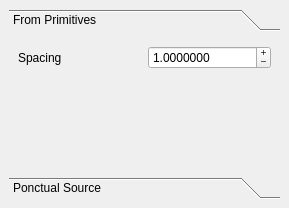
<?xml version="1.0" encoding="UTF-8"?>
<ui version="4.0">
 <class>SampleGeneratorFactory</class>
 <widget class="QDockWidget" name="SampleGeneratorFactory">
  <property name="geometry">
   <rect>
    <x>0</x>
    <y>0</y>
    <width>289</width>
    <height>208</height>
   </rect>
  </property>
  <property name="windowTitle">
   <string>Sample Generators</string>
  </property>
  <widget class="QWidget" name="dockWidgetContents">
   <layout class="QGridLayout" name="gridLayout_2">
    <item row="0" column="0">
     <widget class="QToolBox" name="toolBox">
      <property name="currentIndex">
       <number>0</number>
      </property>
      <widget class="QWidget" name="_generatorPrimitives">
       <property name="geometry">
        <rect>
         <x>0</x>
         <y>0</y>
         <width>271</width>
         <height>95</height>
        </rect>
       </property>
       <attribute name="label">
        <string>From Primitives</string>
       </attribute>
       <attribute name="toolTip">
        <string>Samples are generated by primitive</string>
       </attribute>
       <layout class="QGridLayout" name="gridLayout_3">
        <item row="0" column="0">
         <widget class="QLabel" name="_generatorPrimitivesParamSpacingLabel">
          <property name="text">
           <string>Spacing</string>
          </property>
          <property name="buddy">
           <cstring>_generatorPrimitivesParamSpacing</cstring>
          </property>
         </widget>
        </item>
        <item row="0" column="1">
         <widget class="QDoubleSpinBox" name="_generatorPrimitivesParamSpacing">
          <property name="buttonSymbols">
           <enum>QAbstractSpinBox::PlusMinus</enum>
          </property>
          <property name="decimals">
           <number>7</number>
          </property>
          <property name="minimum">
           <double>0.000001000000000</double>
          </property>
          <property name="maximum">
           <double>999999999.000000000000000</double>
          </property>
          <property name="singleStep">
           <double>1.000000000000000</double>
          </property>
          <property name="value">
           <double>1.000000000000000</double>
          </property>
         </widget>
        </item>
        <item row="1" column="1">
         <spacer name="verticalSpacer">
          <property name="orientation">
           <enum>Qt::Vertical</enum>
          </property>
          <property name="sizeHint" stdset="0">
           <size>
            <width>20</width>
            <height>40</height>
           </size>
          </property>
         </spacer>
        </item>
       </layout>
      </widget>
      <widget class="QWidget" name="_generatorPonctual">
       <property name="geometry">
        <rect>
         <x>0</x>
         <y>0</y>
         <width>271</width>
         <height>95</height>
        </rect>
       </property>
       <attribute name="label">
        <string>Ponctual Source</string>
       </attribute>
       <attribute name="toolTip">
        <string>Ponctual sampling source, like kinect</string>
       </attribute>
      </widget>
     </widget>
    </item>
   </layout>
  </widget>
 </widget>
 <resources/>
 <connections>
  <connection>
   <sender>_generatorPrimitivesParamSpacing</sender>
   <signal>valueChanged(double)</signal>
   <receiver>SampleGeneratorFactory</receiver>
   <slot>updateGenerator()</slot>
   <hints>
    <hint type="sourcelabel">
     <x>172</x>
     <y>93</y>
    </hint>
    <hint type="destinationlabel">
     <x>144</x>
     <y>103</y>
    </hint>
   </hints>
  </connection>
  <connection>
   <sender>toolBox</sender>
   <signal>currentChanged(int)</signal>
   <receiver>SampleGeneratorFactory</receiver>
   <slot>updateGenerator()</slot>
   <hints>
    <hint type="sourcelabel">
     <x>144</x>
     <y>116</y>
    </hint>
    <hint type="destinationlabel">
     <x>144</x>
     <y>103</y>
    </hint>
   </hints>
  </connection>
 </connections>
 <slots>
  <slot>updateGenerator()</slot>
 </slots>
</ui>
